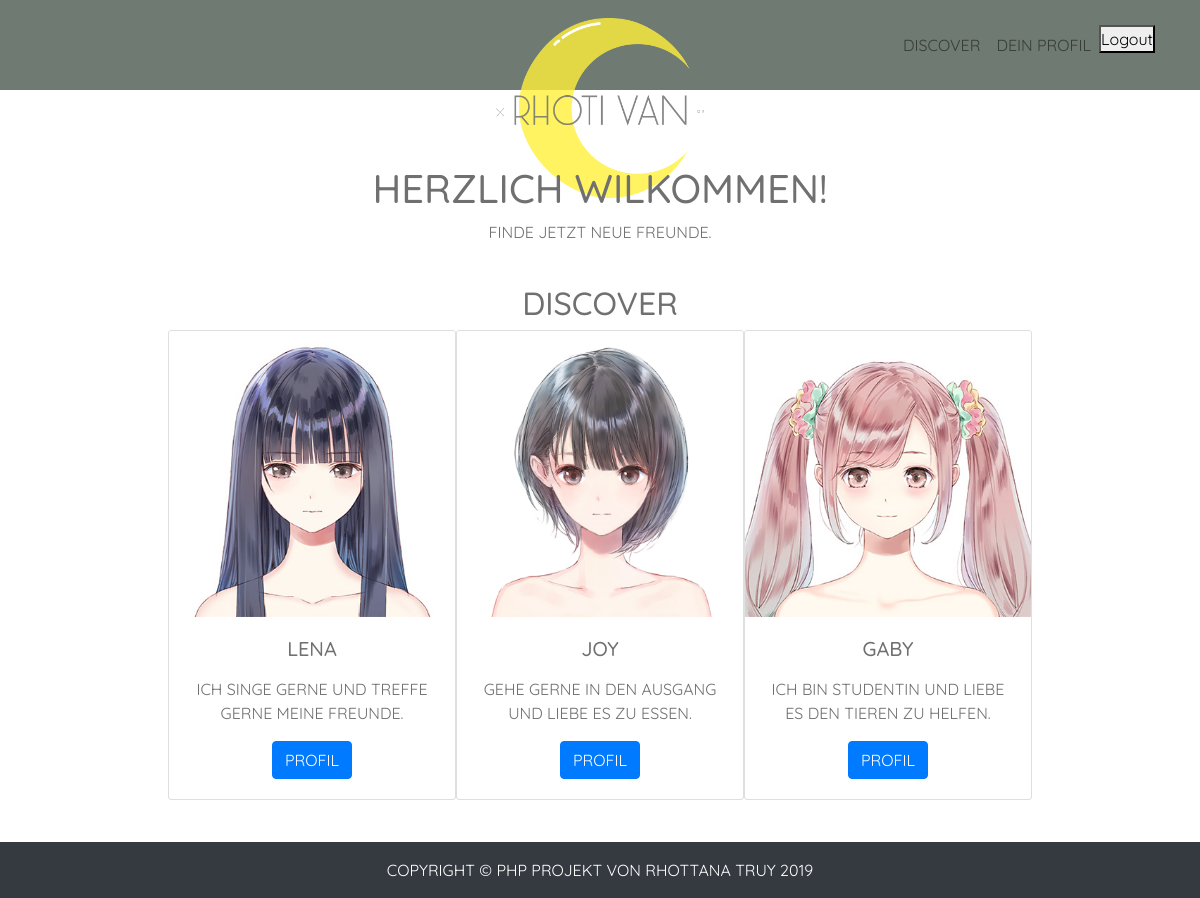
The page /geheim.php on the database its author committed.
### tables this page shows
CREATE TABLE `gallery` (
  `idGallery` int(11) NOT NULL,
  `titleGallery` longtext NOT NULL,
  `descGallery` longtext NOT NULL,
  `imgFullNameGallery` longtext NOT NULL,
  `orderGallery` longtext NOT NULL
);

### geheim.php (the view, shortened to what this page needs)
<!DOCTYPE html>
<html lang="en">
<head>
    <link rel="stylesheet" href="https://stackpath.bootstrapcdn.com/bootstrap/4.5.0/css/bootstrap.min.css">
    <link rel="stylesheet" href="css/geheim.css">
</head>
 <nav class="navbar navbar-expand-lg navbar-light"  style="background-color: #6F7A72; height: 90px;" id="mainNav">
    <div class="container">
            <div class="collapse navbar-collapse" id="navbarResponsive">
                <ul class="navbar-nav ml-auto">
                    <li class="nav-item">
                        <a class="nav-link js-scroll-trigger" href="#">Discover</a>
                    </li>
                    <li class="nav-item">
                        <a class="nav-link js-scroll-trigger" href="profil.php">Dein Profil</a>
                    </li>
                    <div class="box3">
                        <form class="form" action="includes/logout.inc.php" method="post">
                            <button class="button" type="submit" name="logout-submit">Logout</button>
                        </form>
                    </div>
                </ul>
            </div>
    </div>
</nav>
<div class="image-title  p-3 d-flex justify-content-center" >
    <img src="img/logofinal.png" class="img-fluid " style="height:180px; position:absolute; top:2%;" alt="Rhoti Van Logo">
</div>
<section id="gallery">
        <div class="row position-relative">
            <div class="col-xl gallery d-flex align-items-center justify-content-center flex-column" style="height: 90vh;">
                <div class="text3">
                    <h1>Herzlich Wilkommen!</h1>
                    <p>Finde jetzt neue Freunde.</p>
                </div>
                <br>
                <section class="gallery-links">
                    <h2>Discover</h2>
                    <div class="wrapper row d-flex align-items-center justify-content-center">
                    <?php
                    include_once 'includes/dbh.inc.php';
                    $sql = "SELECT * FROM gallery ORDER BY orderGallery DESC";
                    $stmt = mysqli_stmt_init($conn);
                    if(!mysqli_stmt_prepare($stmt, $sql)){
                        echo "SQL statement failed0!";
                    }else{
                        mysqli_stmt_execute($stmt);
                        $result = mysqli_stmt_get_result($stmt);
                        while($row = mysqli_fetch_assoc($result)){
                            echo '<div class="card gallery-container" style="width: 18rem;">
                            <img src="img/gallery/'.$row["imgFullNameGallery"].'" class="card-img-top" alt="...">
                            <div class="card-body">
                                <h5 class="card-title">'.$row["titleGallery"].'</h5>
                                <p class="card-text">'.$row["descGallery"].'</p>
                                <a href="#" class="btn btn-primary">Profil</a>
                            </div>
                            </div>';
                        }
                    }
                    ?>
                </section>
            </div>
        </div>
</section>
<?php
 require "./includes/footer.inc.php"
?>

### includes/footer.inc.php (shortened to what this page needs)
<footer class="py-3 bg-dark mx-auto">
    <div class="container">
        <p class="m-0 text-center text-white">Copyright &copy; PHP Projekt von Rhottana Truy 2019</p>
    </div>
</footer>

### css/geheim.css (style rules this page uses)
* { margin: 0; padding: 0; }
*, *:after, *:before { -webkit-box-sizing: border-box; box-sizing: border-box; }
html { scroll-behavior: smooth; }

### rows shown on the page
gallery: imgFullNameGallery (picture), titleGallery "LENA", descGallery "ICH SINGE GERNE UND TREFFE GERNE MEINE FREUNDE."
gallery: imgFullNameGallery (picture), titleGallery "JOY", descGallery "GEHE GERNE IN DEN AUSGANG UND LIEBE ES ZU ESSEN."
gallery: imgFullNameGallery (picture), titleGallery "GABY", descGallery "ICH BIN STUDENTIN UND LIEBE ES DEN TIEREN ZU HELFEN."
